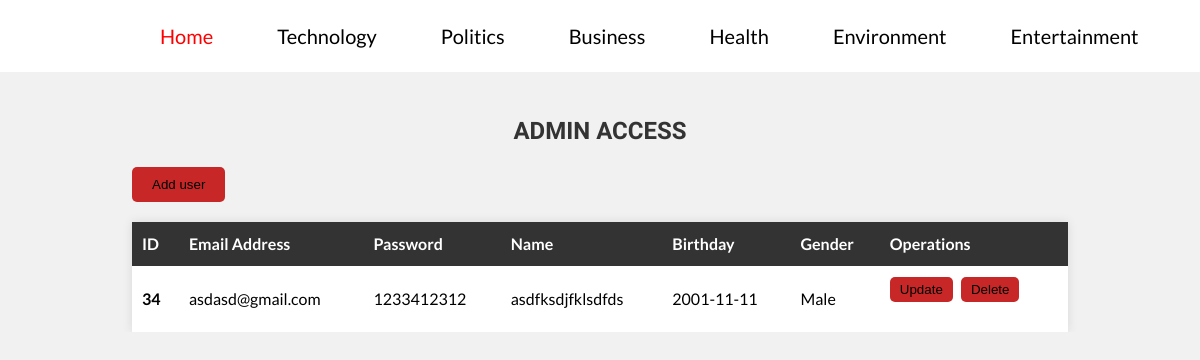
The app's page /admin.php with its own data.
### tables this page shows
CREATE TABLE `useraccount` (
  `id` int(11) NOT NULL,
  `email` varchar(100) NOT NULL,
  `password` varchar(255) NOT NULL,
  `name` varchar(100) NOT NULL,
  `birthday` date NOT NULL,
  `gender` varchar(100) NOT NULL
);

### admin.php (the view, shortened to what this page needs)
<?php
include 'connect.php';?>
<!DOCTYPE html>
<html lang="en">
<head>
    <link rel="stylesheet" href="./CSS/style.css">
    <link rel="stylesheet" media='screen and (max-width: 768px)' href="./CSS/mobile.css">
</head>
<body>
    <nav>
        <div id="logo-img">
            <a href="#">
            </a>
        </div>
        <ul>
            <li>
                <a class="active" href="index.php">Home</a>
            </li>
            <li>
                <a href="technology-news.php">Technology</a>
            </li>
            <li>
                <a href="politics-news.php">Politics</a>
            </li>
            <li>
                <a href="business-news.php">Business</a>
            </li>
            <li>
                <a href="health-news.php">Health</a>
            </li>
            <li>
                <a href="environment-news.php">Environment</a>
            </li>
            <li>
                <a href="entertainment-news.php">Entertainment</a>
            </li>
            <li>
                <a href="sports-news.php">Sports</a>
            </li>
        </ul>
    </nav>
    <div id="searchbox">
    </div>
    <br><br><br><br>
    <div class="container container-table">
        <h2 class="createaccount-heading">ADMIN ACCESS</h2>
        <button class="btn btn-primary my-5"><a href="createaccount.php" class="text-light">Add user</button>
        <table class="table table-dark">
            <thead>
                <tr>
                    <th scope="col">ID</th>
                    <th scope="col">Email Address</th>
                    <th scope="col">Password</th>
                    <th scope="col">Name</th>
                    <th scope="col">Birthday</th>
                    <th scope="col">Gender</th>
                    <th scope="col">Operations</th>
                </tr>
            </thead>
            <tbody>
                <?php
                $sql = "SELECT * FROM `useraccount`";
                $result = mysqli_query($con, $sql);
                if($result){
                    while($row=mysqli_fetch_assoc($result)){
                        $id=$row['id'];
                        $email=$row['email'];
                        $password=$row['password'];
                        $name=$row['name'];
                        $birthday=$row['birthday'];
                        $gender=$row['gender'];
                        echo'
                        <tr>
                            <th scope="row">'.$id.'</th>
                            <td>'.$email.'</td>
                            <td>'.$password.'</td>
                            <td>'.$name.'</td>
                            <td>'.$birthday.'</td>
                            <td>'.$gender.'</td>
                            <td>
                            <button class="btn btn-primary"><a href="update.php?updateid='.$id.'" class="text-light">Update</a></button>
                            <button class="btn btn-danger"><a href="delete.php?deleteid='.$id.'" class="text-light">Delete</a></button>
                        </td>
                        </tr>';
                    }
                }
            ?>
            </tbody>
        </table>
    </div>
</body>
</html>

### CSS/style.css (style rules this page uses)
:root { --primary-color: #c72727; --secondary-color: #f99500; --light-color: #f1f1f1; --dark-color: #333; --max-width: 1100px; }
* { margin: 0; padding: 0; box-sizing: border-box; }
body { font-family: 'Lato', sans-serif; line-height: 1.5; background: var(--light-color); }
a { color: var(--dark-color); text-decoration: none; }
ul { list-style: none; }
h1,h2,h3,h4,h5,h6 { font-family: 'Staatliches', cursive; margin-bottom: .75rem; line-height: 1.3; }
.container { max-width: var(--max-width); margin: auto; padding: 0 2rem; overflow: hidden; }
.btn { display: inline-block; border: none; background: var(--dark-color); color: #fff; padding: 0.5rem 1.5rem; }
.btn-primary { background: var(--primary-color); }
#searchbox { position: fixed; right: 0; top: 24px; width: 500px; pointer-events: none; z-index: 50; transition: 0.4s; }
nav { height: 72px; background: #ffffff; width: 100%; margin: 0; position: fixed; font-family: 'Lato', sans-serif; font-size: 20px; display: flex; justify-content: space-between; padding: 0 16px 0 0; box-sizing: border-box; z-index: 100; }
nav a { padding: 0 32px; color: #000000; transition: 0.4s; }
nav ul { display: flex; list-style: none; justify-content: space-around; align-items: center; height: 100%; margin: 0; }
.active { color: red; }
#logo-img { display:grid; height:auto; padding: 0 32px; align-items: center; color: white; transition: 0.4s; }
.container-table { margin: 0 auto; max-width: 1000px; }
.container-table .btn-primary { background-color: #c72727; color: #fff; border: none; border-radius: 5px; padding: 10px 20px; text-decoration: none; display: inline-block; margin-bottom: 20px; }
.container-table .table { width: 100%; border-collapse: collapse; background-color: #fff; box-shadow: 0 0 10px rgba(0, 0, 0, 0.1); }
.container-table .table th, .container-table .table td { padding: 10px; text-align: left; }
.container-table .table thead th { background-color: #333; color: #fff; }
.container-table .table td:last-child { white-space: nowrap; }
.container-table .table td button { background-color: #c72727; color: #fff; border: none; border-radius: 5px; padding: 5px 10px; text-decoration: none; margin-right: 5px; }
.container-table .text-light { color: #000000; }
.createaccount-heading { text-align: center; font-size: 24px; font-weight: bold; color: #333; margin-top: 20px; margin-bottom: 20px; }

### records on screen
useraccount: id "34", email "asdasd@gmail.com", password "1233412312", name "asdfksdjfklsdfds", birthday "2001-11-11", gender "Male"
